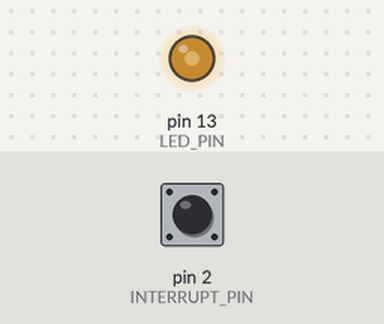
A sketch run on a simulated Arduino Leonardo, built with avr-gcc and run on an emulated ATmega32U4. On the bench: output pins drawn as LEDs (lit = HIGH). The test bench sets the inputs (shaded band); at power-on: pin 2 (INTERRUPT_PIN) LOW. The sensor or clock chip raises its interrupt line as the real part does; what the sketch prints to the serial monitor is not drawn.

Above: at 1.7 s.
1.8 s: pin 2 (INTERRUPT_PIN) pulled HIGH for 0.15 s
At 2.5 s:
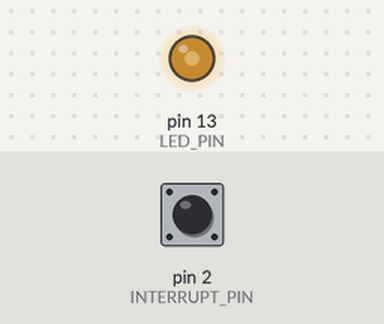
3.4 s: pin 2 (INTERRUPT_PIN) pulled HIGH for 1 s
At 4.9 s:
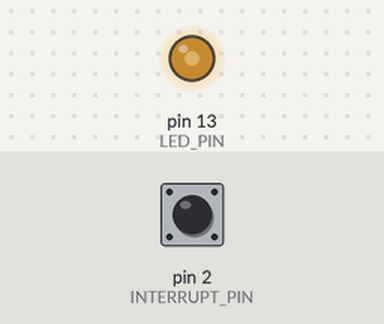
Timing chart, 0 to 6.4 s (numbered marks = the images above; inputs shaded):
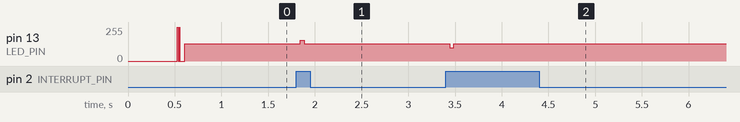

The sketch:

mpu.ino
```cpp
// I2C device class (I2Cdev) demonstration Arduino sketch for MPU6050 class using DMP (MotionApps v2.0)
// 6/21/2012 by Jeff Rowberg <jeff@rowberg.net>
// Updates should (hopefully) always be available at https://github.com/jrowberg/i2cdevlib
//
// Changelog:
//      2013-05-08 - added seamless Fastwire support
//                 - added note about gyro calibration
//      2012-06-21 - added note about Arduino 1.0.1 + Leonardo compatibility error
//      2012-06-20 - improved FIFO overflow handling and simplified read process
//      2012-06-19 - completely rearranged DMP initialization code and simplification
//      2012-06-13 - pull gyro and accel data from FIFO packet instead of reading directly
//      2012-06-09 - fix broken FIFO read sequence and change interrupt detection to RISING
//      2012-06-05 - add gravity-compensated initial reference frame acceleration output
//                 - add 3D math helper file to DMP6 example sketch
//                 - add Euler output and Yaw/Pitch/Roll output formats
//      2012-06-04 - remove accel offset clearing for better results (thanks Sungon Lee)
//      2012-06-01 - fixed gyro sensitivity to be 2000 deg/sec instead of 250
//      2012-05-30 - basic DMP initialization working

/* ============================================
I2Cdev device library code is placed under the MIT license
Copyright (c) 2012 Jeff Rowberg

Permission is hereby granted, free of charge, to any person obtaining a copy
of this software and associated documentation files (the "Software"), to deal
in the Software without restriction, including without limitation the rights
to use, copy, modify, merge, publish, distribute, sublicense, and/or sell
copies of the Software, and to permit persons to whom the Software is
furnished to do so, subject to the following conditions:

The above copyright notice and this permission notice shall be included in
all copies or substantial portions of the Software.

THE SOFTWARE IS PROVIDED "AS IS", WITHOUT WARRANTY OF ANY KIND, EXPRESS OR
IMPLIED, INCLUDING BUT NOT LIMITED TO THE WARRANTIES OF MERCHANTABILITY,
FITNESS FOR A PARTICULAR PURPOSE AND NONINFRINGEMENT. IN NO EVENT SHALL THE
AUTHORS OR COPYRIGHT HOLDERS BE LIABLE FOR ANY CLAIM, DAMAGES OR OTHER
LIABILITY, WHETHER IN AN ACTION OF CONTRACT, TORT OR OTHERWISE, ARISING FROM,
OUT OF OR IN CONNECTION WITH THE SOFTWARE OR THE USE OR OTHER DEALINGS IN
THE SOFTWARE.
===============================================
*/

// I2Cdev and MPU6050 must be installed as libraries, or else the .cpp/.h files
// for both classes must be in the include path of your project
#include "I2Cdev.h"

#include "MPU6050_6Axis_MotionApps20.h"
//#include "MPU6050.h" // not necessary if using MotionApps include file

// Arduino Wire library is required if I2Cdev I2CDEV_ARDUINO_WIRE implementation
// is used in I2Cdev.h
#if I2CDEV_IMPLEMENTATION == I2CDEV_ARDUINO_WIRE
    #include "Wire.h"
#endif

// class default I2C address is 0x68
// specific I2C addresses may be passed as a parameter here
// AD0 low = 0x68 (default for SparkFun breakout and InvenSense evaluation board)
// AD0 high = 0x69
MPU6050 mpu;
//MPU6050 mpu(0x69); // <-- use for AD0 high

/* =========================================================================
   NOTE: In addition to connection 3.3v, GND, SDA, and SCL, this sketch
   depends on the MPU-6050's INT pin being connected to the Arduino's
   external interrupt #0 pin. On the Arduino Uno and Mega 2560, this is
   digital I/O pin 2.
 * ========================================================================= */

/* =========================================================================
   NOTE: Arduino v1.0.1 with the Leonardo board generates a compile error
   when using Serial.write(buf, len). The Teapot output uses this method.
   The solution requires a modification to the Arduino USBAPI.h file, which
   is fortunately simple, but annoying. This will be fixed in the next IDE
   release. For more info, see these links:

   http://arduino.cc/forum/index.php/topic,109987.0.html
   http://code.google.com/p/arduino/issues/detail?id=958
 * ========================================================================= */


// Dumps binary data for quaternion angles and acceleration (6 in total, 2 bytes each)
#define OUTPUT_QUATERNION_REALACCEL

// uncomment "OUTPUT_READABLE_QUATERNION" if you want to see the actual
// quaternion components in a [w, x, y, z] format (not best for parsing
// on a remote host such as Processing or something though)
// #define OUTPUT_READABLE_QUATERNION

// uncomment "OUTPUT_READABLE_EULER" if you want to see Euler angles
// (in degrees) calculated from the quaternions coming from the FIFO.
// Note that Euler angles suffer from gimbal lock (for more info, see
// http://en.wikipedia.org/wiki/Gimbal_lock)
//#define OUTPUT_READABLE_EULER

// uncomment "OUTPUT_READABLE_YAWPITCHROLL" if you want to see the yaw/
// pitch/roll angles (in degrees) calculated from the quaternions coming
// from the FIFO. Note this also requires gravity vector calculations.
// Also note that yaw/pitch/roll angles suffer from gimbal lock (for
// more info, see: http://en.wikipedia.org/wiki/Gimbal_lock)
// #define OUTPUT_READABLE_YAWPITCHROLL

// uncomment "OUTPUT_READABLE_REALACCEL" if you want to see acceleration
// components with gravity removed. This acceleration reference frame is
// not compensated for orientation, so +X is always +X according to the
// sensor, just without the effects of gravity. If you want acceleration
// compensated for orientation, us OUTPUT_READABLE_WORLDACCEL instead.
//#define OUTPUT_READABLE_REALACCEL

// uncomment "OUTPUT_READABLE_WORLDACCEL" if you want to see acceleration
// components with gravity removed and adjusted for the world frame of
// reference (yaw is relative to initial orientation, since no magnetometer
// is present in this case). Could be quite handy in some cases.
// #define OUTPUT_READABLE_WORLDACCEL

// uncomment "OUTPUT_TEAPOT" if you want output that matches the
// format used for the InvenSense teapot demo
//#define OUTPUT_TEAPOT


#define INTERRUPT_PIN 2  // use pin 2 on Arduino Uno & most boards
#define LED_PIN 13 // (Arduino is 13, Teensy is 11, Teensy++ is 6)
bool blinkState = false;

// MPU control/status vars
bool dmpReady = false;  // set true if DMP init was successful
uint8_t mpuIntStatus;   // holds actual interrupt status byte from MPU
uint8_t devStatus;      // return status after each device operation (0 = success, !0 = error)
uint16_t packetSize;    // expected DMP packet size (default is 42 bytes)
uint16_t fifoCount;     // count of all bytes currently in FIFO
uint8_t fifoBuffer[64]; // FIFO storage buffer

// orientation/motion vars
Quaternion q;           // [w, x, y, z]         quaternion container
VectorInt16 aa;         // [x, y, z]            accel sensor measurements
VectorInt16 aaReal;     // [x, y, z]            gravity-free accel sensor measurements
VectorInt16 aaWorld;    // [x, y, z]            world-frame accel sensor measurements
VectorFloat gravity;    // [x, y, z]            gravity vector
float euler[3];         // [psi, theta, phi]    Euler angle container
float ypr[3];           // [yaw, pitch, roll]   yaw/pitch/roll container and gravity vector

// packet structure for InvenSense teapot demo
uint8_t teapotPacket[14] = { '$', 0x02, 0,0, 0,0, 0,0, 0,0, 0x00, 0x00, '\r', '\n' };


// ================================================================
// ===               INTERRUPT DETECTION ROUTINE                ===
// ================================================================

volatile bool mpuInterrupt = false;     // indicates whether MPU interrupt pin has gone high
void dmpDataReady() {
    mpuInterrupt = true;
}


// ================================================================
// ===                      INITIAL SETUP                       ===
// ================================================================

void setup() {
    // join I2C bus (I2Cdev library doesn't do this automatically)
    #if I2CDEV_IMPLEMENTATION == I2CDEV_ARDUINO_WIRE
        Wire.begin();
        Wire.setClock(400000); // 400kHz I2C clock. Comment this line if having compilation difficulties
    #elif I2CDEV_IMPLEMENTATION == I2CDEV_BUILTIN_FASTWIRE
        Fastwire::setup(400, true);
    #endif

    // initialize serial communication
    // (115200 chosen because it is required for Teapot Demo output, but it's
    // really up to you depending on your project)
    Serial.begin(115200);
    while (!Serial); // wait for Leonardo enumeration, others continue immediately

    // NOTE: 8MHz or slower host processors, like the Teensy @ 3.3V or Arduino
    // Pro Mini running at 3.3V, cannot handle this baud rate reliably due to
    // the baud timing being too misaligned with processor ticks. You must use
    // 38400 or slower in these cases, or use some kind of external separate
    // crystal solution for the UART timer.

    // initialize device
//    Serial.println(F("Initializing I2C devices..."));
    mpu.initialize();
    pinMode(INTERRUPT_PIN, INPUT);

    // verify connection
//    Serial.println(F("Testing device connections..."));
//    Serial.println(mpu.testConnection() ? F("MPU6050 connection successful") : F("MPU6050 connection failed"));

    // wait for ready
//    Serial.println(F("\nSend any character to begin DMP programming and demo: "));
//    while (Serial.available() && Serial.read()); // empty buffer
//    while (!Serial.available());                 // wait for data
//    while (Serial.available() && Serial.read()); // empty buffer again

    // load and configure the DMP
//    Serial.println(F("Initializing DMP..."));
    devStatus = mpu.dmpInitialize();

    // supply your own gyro offsets here, scaled for min sensitivity
    mpu.setXGyroOffset(220);
    mpu.setYGyroOffset(76);
    mpu.setZGyroOffset(-85);
    mpu.setZAccelOffset(1788); // 1688 factory default for my test chip

    // make sure it worked (returns 0 if so)
    if (devStatus == 0) {
        // turn on the DMP, now that it's ready
//        Serial.println(F("Enabling DMP..."));
        mpu.setDMPEnabled(true);

        // enable Arduino interrupt detection
        // Serial.println(F("Enabling interrupt detection (Arduino external interrupt 0)..."));
        attachInterrupt(digitalPinToInterrupt(INTERRUPT_PIN), dmpDataReady, RISING);
        mpuIntStatus = mpu.getIntStatus();

        // set our DMP Ready flag so the main loop() function knows it's okay to use it
//        Serial.println(F("DMP ready! Waiting for first interrupt..."));
        dmpReady = true;

        // get expected DMP packet size for later comparison
        packetSize = mpu.dmpGetFIFOPacketSize();
    } else {
        // ERROR!
        // 1 = initial memory load failed
        // 2 = DMP configuration updates failed
        // (if it's going to break, usually the code will be 1)
//        Serial.print(F("DMP Initialization failed (code "));
//        Serial.print(devStatus);
//        Serial.println(F(")"));
    }

    // configure LED for output
    pinMode(LED_PIN, OUTPUT);
}


// ================================================================
// ===                    MAIN PROGRAM LOOP                     ===
// ================================================================

void loop() {
    // if programming failed, don't try to do anything
    if (!dmpReady) return;

    // wait for MPU interrupt or extra packet(s) available
    while (!mpuInterrupt && fifoCount < packetSize) {
        // other program behavior stuff here
        // .
        // .
        // .
        // if you are really paranoid you can frequently test in between other
        // stuff to see if mpuInterrupt is true, and if so, "break;" from the
        // while() loop to immediately process the MPU data
        // .
        // .
        // .
    }

    // reset interrupt flag and get INT_STATUS byte
    mpuInterrupt = false;
    mpuIntStatus = mpu.getIntStatus();

    // get current FIFO count
    fifoCount = mpu.getFIFOCount();

    // check for overflow (this should never happen unless our code is too inefficient)
    if ((mpuIntStatus & 0x10) || fifoCount == 1024) {
        // reset so we can continue cleanly
        mpu.resetFIFO();
//        Serial.println(F("FIFO overflow!"));

    // otherwise, check for DMP data ready interrupt (this should happen frequently)
    } else if (mpuIntStatus & 0x02) {
        // wait for correct available data length, should be a VERY short wait
        while (fifoCount < packetSize) fifoCount = mpu.getFIFOCount();

        // read a packet from FIFO
        mpu.getFIFOBytes(fifoBuffer, packetSize);

        // track FIFO count here in case there is > 1 packet available
        // (this lets us immediately read more without waiting for an interrupt)
        fifoCount -= packetSize;

        #ifdef OUTPUT_QUATERNION_REALACCEL
            // 4 bytes each (quaternions need to be divided by 16384):
            // 0-3: q.w
            // 4-7: q.x
            // 8-11: q.y
            // 12-15: q.z
            // 28-31: aa.x
            // 32-35: aa.y
            // 36-39: aa.z

            Serial.print("world\r\n");
//            Serial.write(&fifoBuffer[0], 16); // quaternion
//            Serial.write(&fifoBuffer[28], 12); // acceleration
            // mpu.dmpGetQuaternion(&q, fifoBuffer);
            // Serial.write(q.w);
            // Serial.print(q.x);
            // Serial.print(q.y);
            // Serial.print(q.z);
            // // output real acceleration, not? adjusted to remove gravity
            // mpu.dmpGetAccel(&aa, fifoBuffer);
            // // mpu.dmpGetGravity(&gravity, &q);
            // // mpu.dmpGetLinearAccel(&aaReal, &aa, &gravity);
            // Serial.print(aa.x);
            // Serial.print(aa.y);
            // Serial.println(aa.z);
        #endif

        #ifdef OUTPUT_READABLE_QUATERNION
            // display quaternion values in easy matrix form: w x y z
            mpu.dmpGetQuaternion(&q, fifoBuffer);
            Serial.print("quat\t");
            Serial.print(q.w);
            Serial.print("\t");
            Serial.print(q.x);
            Serial.print("\t");
            Serial.print(q.y);
            Serial.print("\t");
            Serial.println(q.z);
        #endif

        #ifdef OUTPUT_READABLE_EULER
            // display Euler angles in degrees
            mpu.dmpGetQuaternion(&q, fifoBuffer);
            mpu.dmpGetEuler(euler, &q);
            Serial.print("euler\t");
            Serial.print(euler[0] * 180/M_PI);
            Serial.print("\t");
            Serial.print(euler[1] * 180/M_PI);
            Serial.print("\t");
            Serial.println(euler[2] * 180/M_PI);
        #endif

        #ifdef OUTPUT_READABLE_YAWPITCHROLL
            // display Euler angles in degrees
            mpu.dmpGetQuaternion(&q, fifoBuffer);
            mpu.dmpGetGravity(&gravity, &q);
            mpu.dmpGetYawPitchRoll(ypr, &q, &gravity);
            Serial.print("ypr\t");
            Serial.print(ypr[0] * 180/M_PI);
            Serial.print("\t");
            Serial.print(ypr[1] * 180/M_PI);
            Serial.print("\t");
            Serial.println(ypr[2] * 180/M_PI);
        #endif

        #ifdef OUTPUT_READABLE_REALACCEL
            // display real acceleration, adjusted to remove gravity
            mpu.dmpGetQuaternion(&q, fifoBuffer);
            mpu.dmpGetAccel(&aa, fifoBuffer);
            mpu.dmpGetGravity(&gravity, &q);
            mpu.dmpGetLinearAccel(&aaReal, &aa, &gravity);
            Serial.print("areal\t");
            Serial.print(aaReal.x);
            Serial.print("\t");
            Serial.print(aaReal.y);
            Serial.print("\t");
            Serial.println(aaReal.z);
        #endif

        #ifdef OUTPUT_READABLE_WORLDACCEL
            // display initial world-frame acceleration, adjusted to remove gravity
            // and rotated based on known orientation from quaternion
            mpu.dmpGetQuaternion(&q, fifoBuffer);
            mpu.dmpGetAccel(&aa, fifoBuffer);
            mpu.dmpGetGravity(&gravity, &q);
            mpu.dmpGetLinearAccel(&aaReal, &aa, &gravity);
            mpu.dmpGetLinearAccelInWorld(&aaWorld, &aaReal, &q);
            Serial.print("aworld\t");
            Serial.print(aaWorld.x);
            Serial.print("\t");
            Serial.print(aaWorld.y);
            Serial.print("\t");
            Serial.println(aaWorld.z);
        #endif

        #ifdef OUTPUT_TEAPOT
            // display quaternion values in InvenSense Teapot demo format:
            teapotPacket[2] = fifoBuffer[0];
            teapotPacket[3] = fifoBuffer[1];
            teapotPacket[4] = fifoBuffer[4];
            teapotPacket[5] = fifoBuffer[5];
            teapotPacket[6] = fifoBuffer[8];
            teapotPacket[7] = fifoBuffer[9];
            teapotPacket[8] = fifoBuffer[12];
            teapotPacket[9] = fifoBuffer[13];
            Serial.write(teapotPacket, 14);
            teapotPacket[11]++; // packetCount, loops at 0xFF on purpose
        #endif

        // blink LED to indicate activity
        blinkState = !blinkState;
        digitalWrite(LED_PIN, blinkState);
    }
}
```

Measured:
- after the input at 1.8 s, pin 13 (LED_PIN): 128/255 → 154/255 after 0.05 s, → 128/255 0.04 s later
- after the input at 3.4 s, pin 13 (LED_PIN): 128/255 → 101/255 after 0.05 s, → 128/255 0.04 s later
